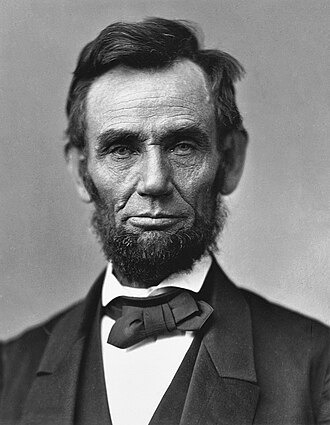
#> input picture samples/images/01_real_portrait.jpg, 330 x 425 px
$ python -i image_preprocessing.py   (imports and definitions only)
#> lines starting #> are read from the running program, lines starting #| are printed output that depends on the picture
#> further down, picture is the input picture: shape (425, 330, 3); min 0, max 255, mean 120.5
"""Image preprocessing with OpenCV: decode, validate, resize, normalise, face detection."""
from __future__ import annotations

import io
from functools import lru_cache

import cv2
import numpy as np
from PIL import Image

IMAGENET_MEAN = np.array([0.485, 0.456, 0.406], dtype=np.float32)
IMAGENET_STD = np.array([0.229, 0.224, 0.225], dtype=np.float32)
XCEPTION_MEAN = np.array([0.5, 0.5, 0.5], dtype=np.float32)
XCEPTION_STD = np.array([0.5, 0.5, 0.5], dtype=np.float32)

MAX_SIDE = 2048


class InvalidImageError(ValueError):
    pass


# [27 lines left out: functions decode_image, resize_and_normalize, not called in this run]


@lru_cache(maxsize=1)
def _face_cascade() -> cv2.CascadeClassifier:
    return cv2.CascadeClassifier(cv2.data.haarcascades + "haarcascade_frontalface_default.xml")


def detect_faces(img_bgr: np.ndarray, min_size: int = 40) -> list[tuple[int, int, int, int]]:
    """Detect frontal faces; returns (x, y, w, h) boxes sorted by area (largest first)."""
#> called with min_size = 40
    gray = cv2.cvtColor(img_bgr, cv2.COLOR_BGR2GRAY)
    gray = cv2.equalizeHist(gray)
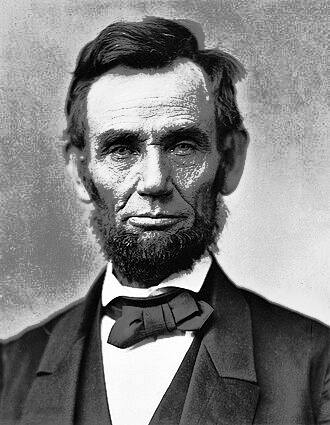
#> gray: shape (425, 330); min 0, max 255, mean 128.6
    faces = _face_cascade().detectMultiScale(gray, scaleFactor=1.1, minNeighbors=6, minSize=(min_size, min_size))
#> faces = [[66, 77, 177, 177]]
    boxes = [tuple(int(v) for v in f) for f in faces] if len(faces) else []
#> boxes = [(66, 77, 177, 177)]
    return sorted(boxes, key=lambda b: b[2] * b[3], reverse=True)


# [30 lines left out: functions crop_face, read_metadata, not called in this run]

>>> import cv2
>>> picture = cv2.imread('../samples/images/01_real_portrait.jpg')
>>> result = detect_faces(picture)
#> result = [(66, 77, 177, 177)]

$ run again, on samples/images/02_fake_upscaled.png
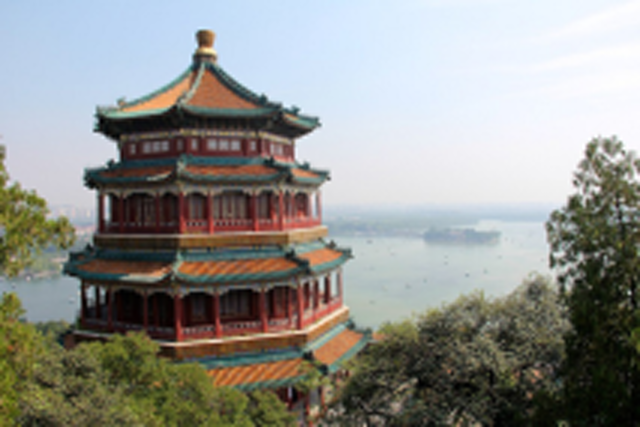
#> input picture samples/images/02_fake_upscaled.png, 640 x 427 px
#> picture is the input picture: shape (427, 640, 3); mean B, G, R 140.9, 145.5, 144.7
#> in detect_faces, `gray = cv2.cvtColor(img_bgr, cv2.COLOR_BGR2GRAY)`:
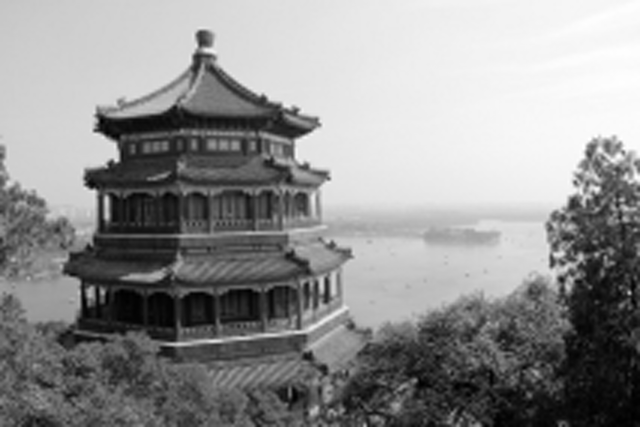
#> gray: shape (427, 640); min 0, max 255, mean 144.7
#> in detect_faces, `gray = cv2.equalizeHist(gray)`:
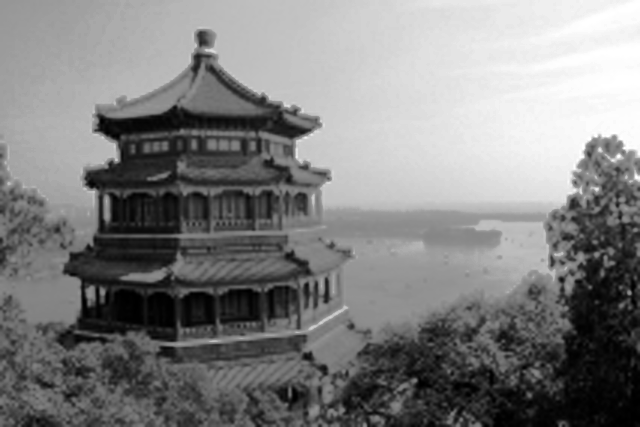
#> gray: shape (427, 640); min 0, max 255, mean 128.2
#> faces = ()
#> boxes = []

$ run again, on samples/images/03_fake_ai_metadata.png
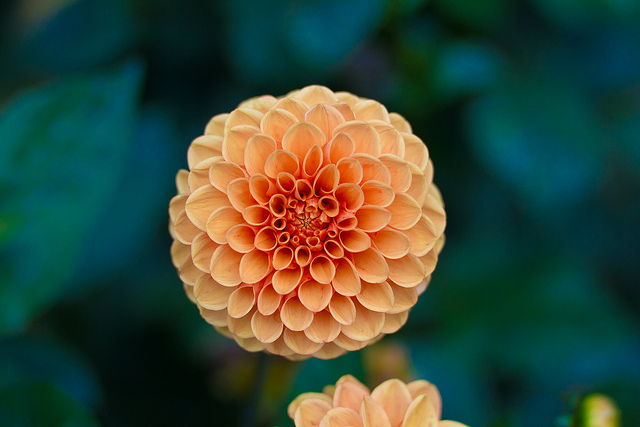
#> input picture samples/images/03_fake_ai_metadata.png, 640 x 427 px
#> picture is the input picture: shape (427, 640, 3); mean B, G, R 57, 73.6, 55.1
#> in detect_faces, `gray = cv2.cvtColor(img_bgr, cv2.COLOR_BGR2GRAY)`:
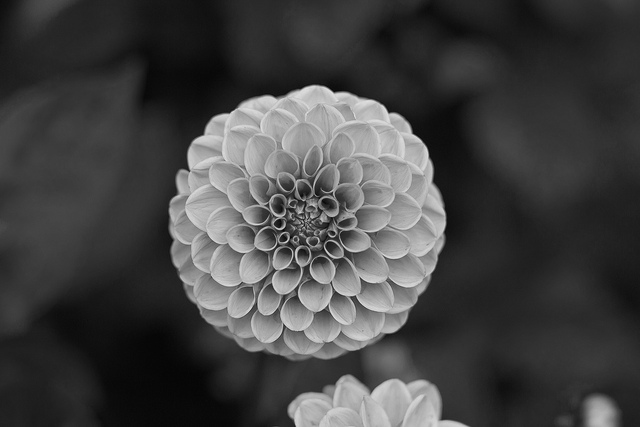
#> gray: shape (427, 640); min 5, max 227, mean 66.1
#> in detect_faces, `gray = cv2.equalizeHist(gray)`:
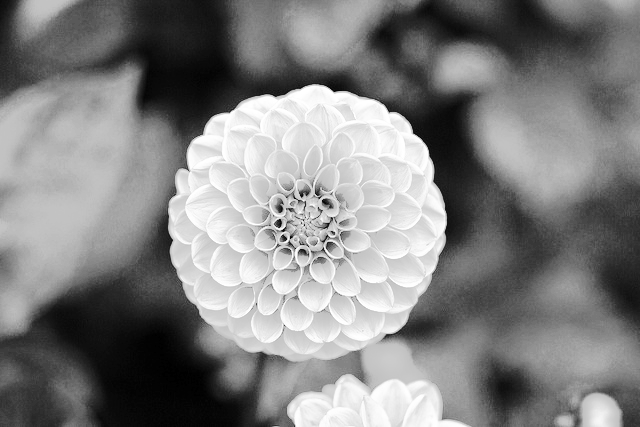
#> gray: shape (427, 640); min 0, max 255, mean 129
#> faces = ()
#> boxes = []
